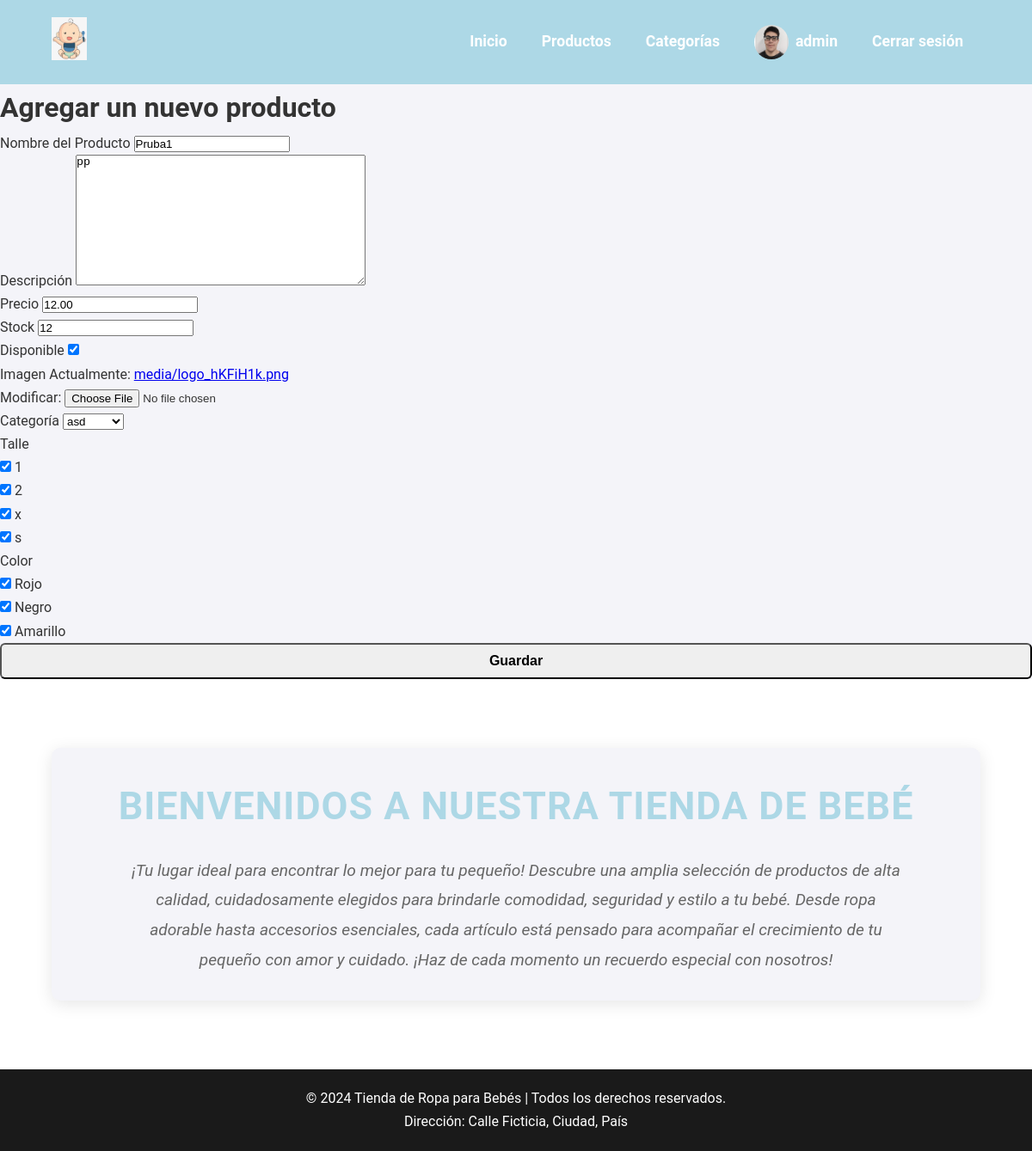
/productos/2/editar/ (signed in), run on an earlier commit of the app's database.
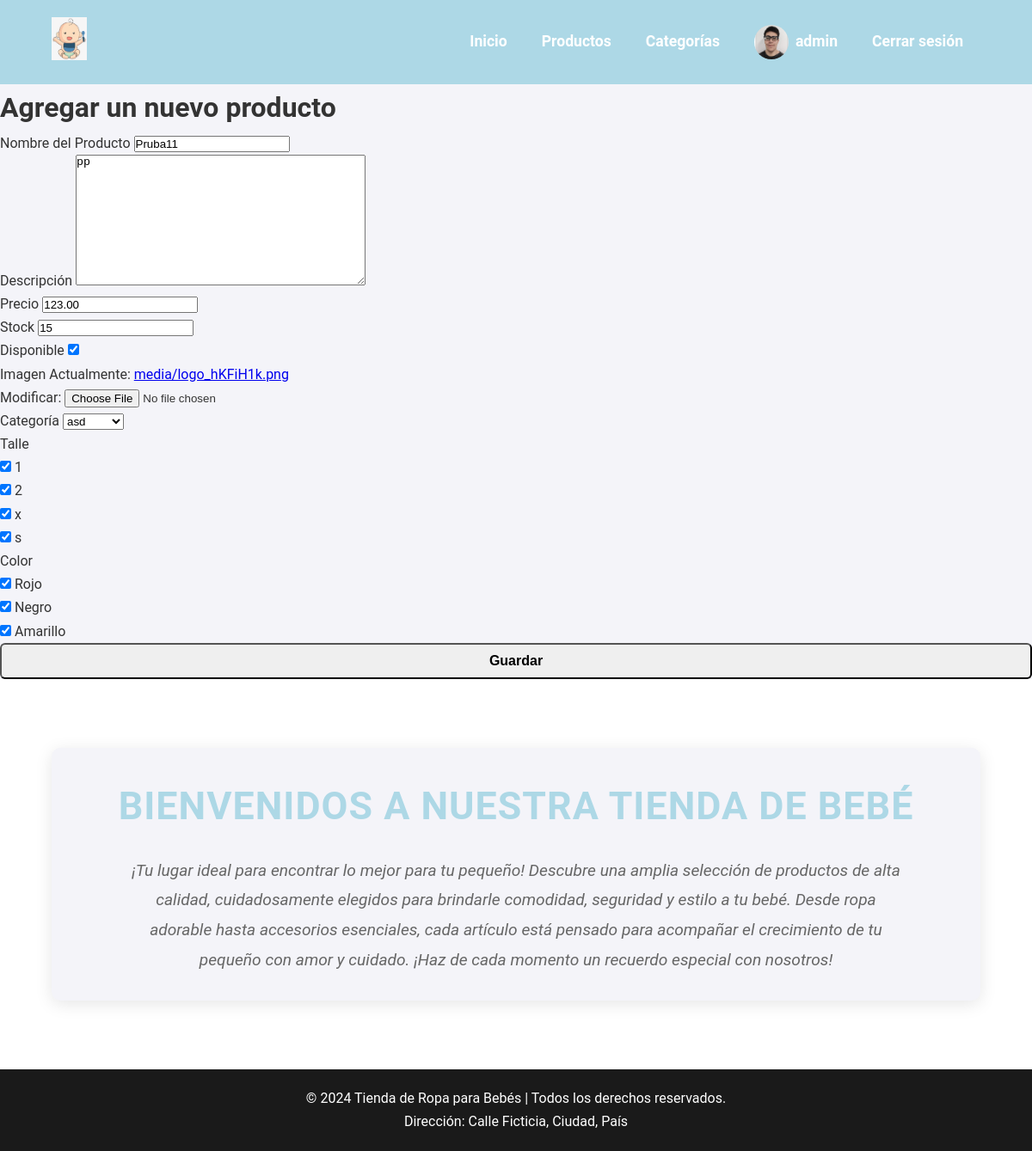
And on a later commit of the database.
### producto/models.py (models this page shows, shortened)
class Producto(models.Model):
    nombre = models.CharField(max_length=200)
    descripcion = models.TextField()
    precio = models.DecimalField(max_digits=10, decimal_places=2)
    stock = models.PositiveIntegerField(default=0)
    disponible = models.BooleanField(default=True)
    imagen = models.ImageField(upload_to='media/')
    categoria = models.ForeignKey(Categoria, on_delete=models.CASCADE, related_name="productos")
    talle = models.ManyToManyField(Talle)
    color = models.ManyToManyField(Color)
    creado = models.DateTimeField(auto_now_add=True)
    modificado = models.DateTimeField(auto_now=True)

### producto/views.py (the view)
# urls.py: path('productos/<int:pk>/editar/', ProductoUpdateview.as_view(), name='editar_producto'),
class ProductoUpdateview(LoginRequiredMixin, PermissionRequiredMixin, UpdateView):
    model = Producto
    form_class = ProductoForm
    template_name = 'producto/producto_form.html'
    success_url = reverse_lazy('listado_productos')
    permission_required = 'producto.change_producto'

### producto/forms.py (shortened to what this page needs)
class ProductoForm(forms.ModelForm):
    class Meta:
        model = Producto
        fields = ['nombre', 'descripcion', 'precio', 'stock', 'disponible', 'imagen', 'categoria', 'talle', 'color']
        widgets = {
            'nombre': forms.TextInput(attrs={'class': 'form-control'}),
            'descripcion': forms.Textarea(attrs={'class': 'form-control'}),
            'precio': forms.NumberInput(attrs={'class': 'form-control'}),
            'stock': forms.NumberInput(attrs={'class': 'form-control'}),
            'disponible': forms.CheckboxInput(attrs={'class': 'form-check-input'}),
            'imagen': forms.ClearableFileInput(attrs={'class': 'form-control-file'}),
            'categoria': forms.Select(attrs={'class': 'form-control'}),
            'talle': forms.CheckboxSelectMultiple(attrs={'class': 'form-check'}),
            'color': forms.CheckboxSelectMultiple(attrs={'class': 'form-check'}),
        }

### producto/models.py (called while the page is built)
    def __str__(self):
        return self.nombre

    def __str__(self):
        return self.nombre

    def __str__(self):
        return self.nombre

### producto/templates/producto/producto_form.html (shortened to what this page needs)
{% extends 'producto/index.html' %}
{% load widget_tweaks %}
{% block content %}
<h1>Agregar un nuevo producto</h1>
<form method="post" enctype="multipart/form-data">
    <div class="form-group">
        <label for="id_nombre">Nombre del Producto</label>
        {{ form.nombre|add_class:"form-control" }}
    </div>
    <div class="form-group">
        <label for="id_descripcion">Descripción</label>
        {{ form.descripcion|add_class:"form-control" }}
    </div>
    <div class="form-group">
        <label for="id_precio">Precio</label>
        {{ form.precio|add_class:"form-control" }}
    </div>
    <div class="form-group">
        <label for="id_stock">Stock</label>
        {{ form.stock|add_class:"form-control" }}
    </div>
    <div class="form-group">
        <label for="id_disponible">Disponible</label>
        {{ form.disponible|add_class:"form-check-input" }}
    </div>
    <div class="form-group">
        <label for="id_imagen">Imagen</label>
        {{ form.imagen|add_class:"form-control-file" }}
    </div>
    <div class="form-group">
        <label for="id_categoria">Categoría</label>
        {{ form.categoria|add_class:"form-control" }}
    </div>
    <div class="form-group">
        <label for="id_talle">Talle</label>
        {{ form.talle|add_class:"form-check" }}
    </div>
    <div class="form-group">
        <label for="id_color">Color</label>
        {{ form.color|add_class:"form-check" }}
    </div>
    <button type="submit" class="btn btn-primary">Guardar</button>
</form>
{% endblock %}

What changed in the data, as far as the page shows it:
changed Producto "pp": nombre "Pruba1" → "Pruba11"; precio "12.00" → "123.00"; stock "12" → "15"
